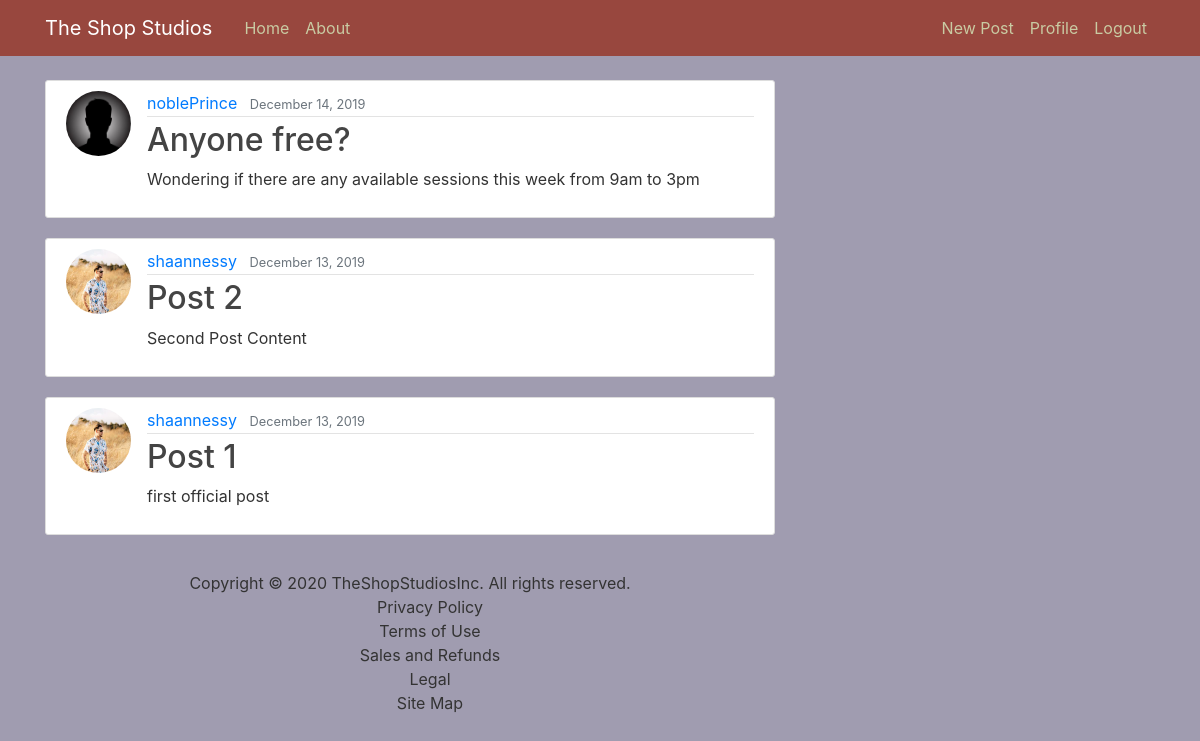
Screenshot of / (signed in) with the database file from the repository.
### userpost/models.py (models this page shows, shortened)
class Post(models.Model):
    title = models.CharField(max_length=100)
    content = models.TextField()
    date_posted = models.DateTimeField(default=timezone.now)
    author = models.ForeignKey(User, on_delete=models.CASCADE)

### users/models.py (models this page shows, shortened)
class Profile(models.Model):
    user = models.OneToOneField(User, on_delete=models.CASCADE)
    image = models.ImageField(default='default.jpg', upload_to='profile_pics')

### userpost/views.py (the view)
# urls.py: path('', PostListView.as_view(), name='userpost-home'),
class PostListView(ListView):
    model = Post
    template_name = 'userpost/home.html'  # <app>/<model>_<viewtype>.html
    context_object_name = 'posts'
    ordering = ['-date_posted']

### userpost/templates/userpost/home.html
{% extends "userpost/base.html" %}
{% block content %}
    {% for post in posts %}
        <article class="media content-section">
          <img class="rounded-circle article-img" src="{{ post.author.profile.image.url }}">
          <div class="media-body">
            <div class="article-metadata">
              <a class="mr-2" href="#">{{ post.author }}</a>
              <small class="text-muted">{{ post.date_posted|date:"F d, Y" }}</small>
            </div>
            <h2><a class="article-title" href="{% url 'post-detail' post.id %}">{{ post.title }}</a></h2>
            <p class="article-content">{{ post.content }}</p>
          </div>
        </article>
    {% endfor %}
{% endblock content %}

### userpost/static/userpost/main.css (style rules this page uses)
body { background: #A09CB0; color: #333333; margin-top: 5rem; }
h1, h2, h3, h4, h5, h6 { color: #542344; }
.content-section { background: #ffffff; padding: 10px 20px; border: 1px solid #dddddd; border-radius: 3px; margin-bottom: 20px; }
.article-title { color: #444444; }
.article-content { white-space: pre-line; }
.article-img { height: 65px; width: 65px; margin-right: 16px; }
.article-metadata { padding-bottom: 1px; margin-bottom: 4px; border-bottom: 1px solid #e3e3e3 }

### rows the page displays
Post: author.profile.image (placeholder picture), author "noblePrince", date_posted "December 14, 2019", title "Anyone free?", content "Wondering if there are any available sessions this week from 9am to 3pm"
Post: author.profile.image (picture), author "shaannessy", date_posted "December 13, 2019", title "Post 2", content "Second Post Content"
Post: author.profile.image (picture), author "shaannessy", date_posted "December 13, 2019", title "Post 1", content "first official post"
